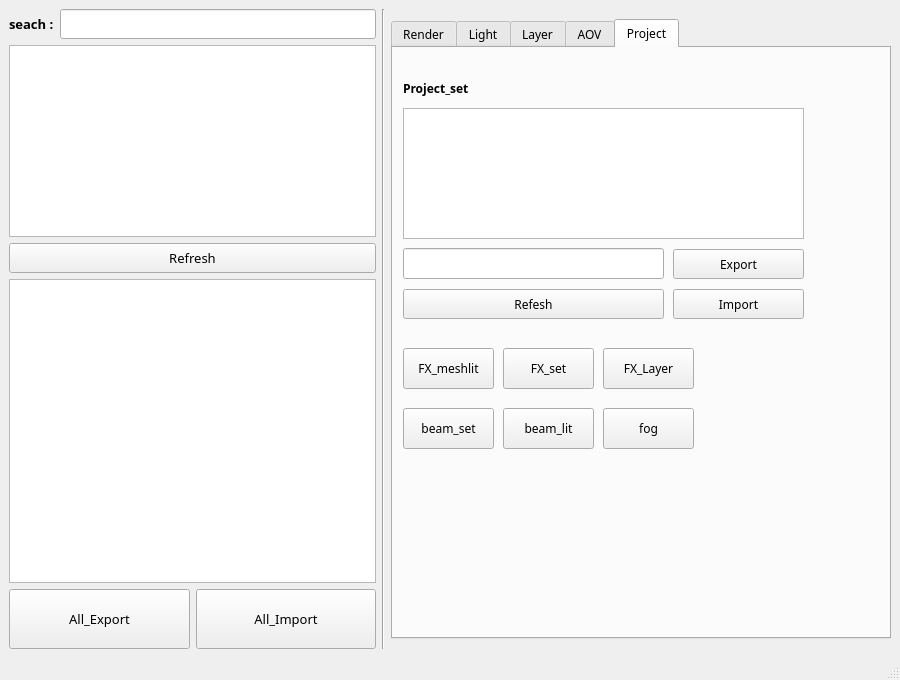
<?xml version="1.0" encoding="UTF-8"?>
<ui version="4.0">
 <class>MainWindow</class>
 <widget class="QMainWindow" name="MainWindow">
  <property name="geometry">
   <rect>
    <x>0</x>
    <y>0</y>
    <width>900</width>
    <height>680</height>
   </rect>
  </property>
  <property name="sizePolicy">
   <sizepolicy hsizetype="Fixed" vsizetype="Fixed">
    <horstretch>0</horstretch>
    <verstretch>0</verstretch>
   </sizepolicy>
  </property>
  <property name="minimumSize">
   <size>
    <width>900</width>
    <height>680</height>
   </size>
  </property>
  <property name="windowTitle">
   <string>Lit_tool_240131</string>
  </property>
  <widget class="QWidget" name="centralwidget">
   <layout class="QHBoxLayout" name="horizontalLayout_3">
    <item>
     <layout class="QVBoxLayout" name="verticalLayout_6">
      <item>
       <layout class="QHBoxLayout" name="horizontalLayout">
        <item>
         <widget class="QLabel" name="Seach_name">
          <property name="font">
           <font>
            <family>나눔고딕</family>
            <pointsize>10</pointsize>
            <weight>75</weight>
            <bold>true</bold>
           </font>
          </property>
          <property name="text">
           <string>seach :</string>
          </property>
         </widget>
        </item>
        <item>
         <widget class="QLineEdit" name="Seach_input">
          <property name="minimumSize">
           <size>
            <width>0</width>
            <height>30</height>
           </size>
          </property>
          <property name="font">
           <font>
            <family>나눔고딕</family>
            <pointsize>10</pointsize>
           </font>
          </property>
         </widget>
        </item>
       </layout>
      </item>
      <item>
       <layout class="QVBoxLayout" name="Shotlayout">
        <item>
         <widget class="QListView" name="Shotlist">
          <property name="sizePolicy">
           <sizepolicy hsizetype="Expanding" vsizetype="Fixed">
            <horstretch>0</horstretch>
            <verstretch>0</verstretch>
           </sizepolicy>
          </property>
          <property name="font">
           <font>
            <family>나눔고딕</family>
            <pointsize>10</pointsize>
           </font>
          </property>
         </widget>
        </item>
       </layout>
      </item>
      <item>
       <layout class="QVBoxLayout" name="verticalLayout_3">
        <item>
         <widget class="QPushButton" name="Refresh_btn">
          <property name="minimumSize">
           <size>
            <width>0</width>
            <height>30</height>
           </size>
          </property>
          <property name="font">
           <font>
            <family>나눔고딕</family>
            <pointsize>10</pointsize>
           </font>
          </property>
          <property name="text">
           <string>Refresh</string>
          </property>
         </widget>
        </item>
       </layout>
      </item>
      <item>
       <layout class="QVBoxLayout" name="datalayout">
        <item>
         <widget class="QTableView" name="datalist">
          <property name="font">
           <font>
            <family>나눔고딕</family>
            <pointsize>10</pointsize>
           </font>
          </property>
         </widget>
        </item>
       </layout>
      </item>
      <item>
       <layout class="QHBoxLayout" name="horizontalLayout_2">
        <item>
         <layout class="QVBoxLayout" name="verticalLayout">
          <item>
           <widget class="QPushButton" name="export_All">
            <property name="enabled">
             <bool>true</bool>
            </property>
            <property name="sizePolicy">
             <sizepolicy hsizetype="Minimum" vsizetype="Fixed">
              <horstretch>0</horstretch>
              <verstretch>0</verstretch>
             </sizepolicy>
            </property>
            <property name="minimumSize">
             <size>
              <width>0</width>
              <height>60</height>
             </size>
            </property>
            <property name="font">
             <font>
              <family>나눔고딕</family>
              <pointsize>10</pointsize>
             </font>
            </property>
            <property name="text">
             <string>All_Export</string>
            </property>
           </widget>
          </item>
         </layout>
        </item>
        <item>
         <layout class="QVBoxLayout" name="verticalLayout_2">
          <item>
           <widget class="QPushButton" name="import_All">
            <property name="minimumSize">
             <size>
              <width>0</width>
              <height>60</height>
             </size>
            </property>
            <property name="font">
             <font>
              <family>나눔고딕</family>
              <pointsize>10</pointsize>
             </font>
            </property>
            <property name="text">
             <string>All_Import</string>
            </property>
           </widget>
          </item>
         </layout>
        </item>
       </layout>
      </item>
     </layout>
    </item>
    <item>
     <widget class="Line" name="line">
      <property name="orientation">
       <enum>Qt::Vertical</enum>
      </property>
     </widget>
    </item>
    <item>
     <widget class="QTabWidget" name="Tool_Tab">
      <property name="sizePolicy">
       <sizepolicy hsizetype="Fixed" vsizetype="Fixed">
        <horstretch>0</horstretch>
        <verstretch>0</verstretch>
       </sizepolicy>
      </property>
      <property name="minimumSize">
       <size>
        <width>500</width>
        <height>620</height>
       </size>
      </property>
      <property name="font">
       <font>
        <family>나눔고딕</family>
       </font>
      </property>
      <property name="currentIndex">
       <number>4</number>
      </property>
      <widget class="QWidget" name="Render">
       <attribute name="title">
        <string>Render</string>
       </attribute>
       <widget class="QPushButton" name="render_set_JH">
        <property name="geometry">
         <rect>
          <x>10</x>
          <y>60</y>
          <width>91</width>
          <height>41</height>
         </rect>
        </property>
        <property name="text">
         <string>Default</string>
        </property>
       </widget>
       <widget class="QPushButton" name="render_set_SA">
        <property name="geometry">
         <rect>
          <x>110</x>
          <y>60</y>
          <width>91</width>
          <height>41</height>
         </rect>
        </property>
        <property name="text">
         <string>Old</string>
        </property>
       </widget>
       <widget class="QLabel" name="Render_set">
        <property name="geometry">
         <rect>
          <x>10</x>
          <y>30</y>
          <width>111</width>
          <height>21</height>
         </rect>
        </property>
        <property name="font">
         <font>
          <family>나눔고딕</family>
          <weight>75</weight>
          <bold>true</bold>
         </font>
        </property>
        <property name="text">
         <string>Render_set</string>
        </property>
       </widget>
       <widget class="QPushButton" name="sampling_Mid">
        <property name="geometry">
         <rect>
          <x>110</x>
          <y>220</y>
          <width>91</width>
          <height>41</height>
         </rect>
        </property>
        <property name="text">
         <string>MIDDLE</string>
        </property>
       </widget>
       <widget class="QPushButton" name="sampling_low">
        <property name="geometry">
         <rect>
          <x>10</x>
          <y>220</y>
          <width>91</width>
          <height>41</height>
         </rect>
        </property>
        <property name="mouseTracking">
         <bool>false</bool>
        </property>
        <property name="text">
         <string>LOW</string>
        </property>
       </widget>
       <widget class="QLabel" name="Sampling">
        <property name="geometry">
         <rect>
          <x>10</x>
          <y>190</y>
          <width>111</width>
          <height>21</height>
         </rect>
        </property>
        <property name="font">
         <font>
          <family>나눔고딕</family>
          <weight>75</weight>
          <bold>true</bold>
         </font>
        </property>
        <property name="text">
         <string>Sampling</string>
        </property>
       </widget>
       <widget class="QPushButton" name="sampling_High">
        <property name="geometry">
         <rect>
          <x>210</x>
          <y>220</y>
          <width>91</width>
          <height>41</height>
         </rect>
        </property>
        <property name="text">
         <string>HIGH</string>
        </property>
       </widget>
       <widget class="QPushButton" name="sampling_Vol">
        <property name="geometry">
         <rect>
          <x>10</x>
          <y>270</y>
          <width>91</width>
          <height>41</height>
         </rect>
        </property>
        <property name="text">
         <string>VOLUME</string>
        </property>
       </widget>
       <widget class="QPushButton" name="sampling_Fil">
        <property name="geometry">
         <rect>
          <x>110</x>
          <y>270</y>
          <width>91</width>
          <height>41</height>
         </rect>
        </property>
        <property name="text">
         <string>Flickr</string>
        </property>
       </widget>
       <widget class="QPushButton" name="render_set_Deep">
        <property name="geometry">
         <rect>
          <x>210</x>
          <y>60</y>
          <width>91</width>
          <height>41</height>
         </rect>
        </property>
        <property name="text">
         <string>Deep</string>
        </property>
       </widget>
       <widget class="QPushButton" name="render_set_W">
        <property name="geometry">
         <rect>
          <x>10</x>
          <y>110</y>
          <width>91</width>
          <height>41</height>
         </rect>
        </property>
        <property name="text">
         <string>W_default</string>
        </property>
       </widget>
       <zorder>render_set_JH</zorder>
       <zorder>render_set_SA</zorder>
       <zorder>Render_set</zorder>
       <zorder>sampling_Mid</zorder>
       <zorder>Sampling</zorder>
       <zorder>sampling_High</zorder>
       <zorder>sampling_Vol</zorder>
       <zorder>sampling_Fil</zorder>
       <zorder>render_set_Deep</zorder>
       <zorder>render_set_W</zorder>
       <zorder>sampling_low</zorder>
      </widget>
      <widget class="QWidget" name="Light">
       <attribute name="title">
        <string>Light</string>
       </attribute>
       <widget class="QPushButton" name="Lit_btn">
        <property name="geometry">
         <rect>
          <x>270</x>
          <y>120</y>
          <width>81</width>
          <height>31</height>
         </rect>
        </property>
        <property name="text">
         <string>OK</string>
        </property>
       </widget>
       <widget class="QLabel" name="Normal_txt">
        <property name="geometry">
         <rect>
          <x>10</x>
          <y>240</y>
          <width>111</width>
          <height>31</height>
         </rect>
        </property>
        <property name="text">
         <string>NormallIze :</string>
        </property>
       </widget>
       <widget class="QRadioButton" name="Normal_OFF">
        <property name="geometry">
         <rect>
          <x>210</x>
          <y>240</y>
          <width>51</width>
          <height>31</height>
         </rect>
        </property>
        <property name="text">
         <string>OFF</string>
        </property>
       </widget>
       <widget class="QPushButton" name="Rivet">
        <property name="geometry">
         <rect>
          <x>210</x>
          <y>60</y>
          <width>91</width>
          <height>41</height>
         </rect>
        </property>
        <property name="text">
         <string>Rivet</string>
        </property>
       </widget>
       <widget class="QPushButton" name="LG_btn">
        <property name="geometry">
         <rect>
          <x>270</x>
          <y>320</y>
          <width>81</width>
          <height>31</height>
         </rect>
        </property>
        <property name="text">
         <string>OK</string>
        </property>
       </widget>
       <widget class="QComboBox" name="LG_type">
        <property name="geometry">
         <rect>
          <x>130</x>
          <y>320</y>
          <width>131</width>
          <height>31</height>
         </rect>
        </property>
        <property name="font">
         <font>
          <family>굴림</family>
          <pointsize>10</pointsize>
         </font>
        </property>
        <property name="editable">
         <bool>true</bool>
        </property>
        <item>
         <property name="text">
          <string/>
         </property>
        </item>
        <item>
         <property name="text">
          <string>dome</string>
         </property>
        </item>
        <item>
         <property name="text">
          <string>key</string>
         </property>
        </item>
        <item>
         <property name="text">
          <string>keyadd</string>
         </property>
        </item>
        <item>
         <property name="text">
          <string>fill</string>
         </property>
        </item>
        <item>
         <property name="text">
          <string>back</string>
         </property>
        </item>
        <item>
         <property name="text">
          <string>rim</string>
         </property>
        </item>
        <item>
         <property name="text">
          <string>bounce</string>
         </property>
        </item>
       </widget>
       <widget class="QComboBox" name="Lit_type">
        <property name="geometry">
         <rect>
          <x>10</x>
          <y>120</y>
          <width>91</width>
          <height>31</height>
         </rect>
        </property>
        <property name="font">
         <font>
          <family>굴림</family>
          <pointsize>10</pointsize>
         </font>
        </property>
        <property name="editable">
         <bool>true</bool>
        </property>
        <item>
         <property name="text">
          <string>area</string>
         </property>
        </item>
        <item>
         <property name="text">
          <string>point</string>
         </property>
        </item>
        <item>
         <property name="text">
          <string>spot</string>
         </property>
        </item>
        <item>
         <property name="text">
          <string>direftional</string>
         </property>
        </item>
        <item>
         <property name="text">
          <string>dome</string>
         </property>
        </item>
       </widget>
       <widget class="QLabel" name="LG_txt">
        <property name="geometry">
         <rect>
          <x>10</x>
          <y>320</y>
          <width>111</width>
          <height>31</height>
         </rect>
        </property>
        <property name="font">
         <font>
          <family>굴림</family>
          <pointsize>10</pointsize>
         </font>
        </property>
        <property name="text">
         <string>Light Group :</string>
        </property>
       </widget>
       <widget class="QLineEdit" name="Lit_name">
        <property name="geometry">
         <rect>
          <x>110</x>
          <y>120</y>
          <width>151</width>
          <height>31</height>
         </rect>
        </property>
        <property name="font">
         <font>
          <family>굴림</family>
          <pointsize>10</pointsize>
         </font>
        </property>
       </widget>
       <widget class="QPushButton" name="CH_lit">
        <property name="geometry">
         <rect>
          <x>110</x>
          <y>60</y>
          <width>91</width>
          <height>41</height>
         </rect>
        </property>
        <property name="text">
         <string>CH_lit</string>
        </property>
       </widget>
       <widget class="QPushButton" name="Basic_lit">
        <property name="geometry">
         <rect>
          <x>10</x>
          <y>60</y>
          <width>91</width>
          <height>41</height>
         </rect>
        </property>
        <property name="text">
         <string>Basic_lit</string>
        </property>
       </widget>
       <widget class="QRadioButton" name="Normal_ON">
        <property name="geometry">
         <rect>
          <x>140</x>
          <y>240</y>
          <width>51</width>
          <height>31</height>
         </rect>
        </property>
        <property name="text">
         <string>ON</string>
        </property>
       </widget>
       <widget class="QLabel" name="LIGHT_setting">
        <property name="geometry">
         <rect>
          <x>10</x>
          <y>30</y>
          <width>271</width>
          <height>21</height>
         </rect>
        </property>
        <property name="font">
         <font>
          <family>나눔고딕</family>
          <weight>75</weight>
          <bold>true</bold>
         </font>
        </property>
        <property name="text">
         <string>LIGHT_setting</string>
        </property>
       </widget>
       <widget class="QPushButton" name="Normal_btn">
        <property name="geometry">
         <rect>
          <x>270</x>
          <y>240</y>
          <width>81</width>
          <height>31</height>
         </rect>
        </property>
        <property name="text">
         <string>OK</string>
        </property>
       </widget>
       <widget class="QLabel" name="LIGHT_Attribute">
        <property name="geometry">
         <rect>
          <x>10</x>
          <y>210</y>
          <width>251</width>
          <height>21</height>
         </rect>
        </property>
        <property name="font">
         <font>
          <family>나눔고딕</family>
          <weight>75</weight>
          <bold>true</bold>
         </font>
        </property>
        <property name="text">
         <string>LIGHT_Attribute</string>
        </property>
       </widget>
       <widget class="QLineEdit" name="Lit_AT_value">
        <property name="geometry">
         <rect>
          <x>130</x>
          <y>280</y>
          <width>131</width>
          <height>31</height>
         </rect>
        </property>
        <property name="font">
         <font>
          <family>굴림</family>
          <pointsize>10</pointsize>
         </font>
        </property>
       </widget>
       <widget class="QPushButton" name="Lit_AT_btn">
        <property name="geometry">
         <rect>
          <x>270</x>
          <y>280</y>
          <width>81</width>
          <height>31</height>
         </rect>
        </property>
        <property name="text">
         <string>OK</string>
        </property>
       </widget>
       <widget class="QComboBox" name="Lit_AT_type">
        <property name="geometry">
         <rect>
          <x>10</x>
          <y>280</y>
          <width>111</width>
          <height>31</height>
         </rect>
        </property>
        <property name="font">
         <font>
          <family>굴림</family>
          <pointsize>10</pointsize>
         </font>
        </property>
        <property name="editable">
         <bool>true</bool>
        </property>
        <item>
         <property name="text">
          <string>intensity</string>
         </property>
        </item>
        <item>
         <property name="text">
          <string>exposure</string>
         </property>
        </item>
        <item>
         <property name="text">
          <string>aiSpread</string>
         </property>
        </item>
        <item>
         <property name="text">
          <string>aiCamera</string>
         </property>
        </item>
        <item>
         <property name="text">
          <string>aiTransmission</string>
         </property>
        </item>
        <item>
         <property name="text">
          <string>aiDiffuse</string>
         </property>
        </item>
        <item>
         <property name="text">
          <string>aiSpecular</string>
         </property>
        </item>
        <item>
         <property name="text">
          <string>aiSss</string>
         </property>
        </item>
        <item>
         <property name="text">
          <string>aiIndirect</string>
         </property>
        </item>
        <item>
         <property name="text">
          <string>aiVolume</string>
         </property>
        </item>
        <item>
         <property name="text">
          <string>aiSamples</string>
         </property>
        </item>
       </widget>
      </widget>
      <widget class="QWidget" name="Layer">
       <attribute name="title">
        <string>Layer</string>
       </attribute>
       <widget class="QLabel" name="Set_setting">
        <property name="geometry">
         <rect>
          <x>10</x>
          <y>30</y>
          <width>111</width>
          <height>21</height>
         </rect>
        </property>
        <property name="font">
         <font>
          <family>나눔고딕</family>
          <weight>75</weight>
          <bold>true</bold>
         </font>
        </property>
        <property name="text">
         <string>SET_setting</string>
        </property>
       </widget>
       <widget class="QPushButton" name="Basic_set">
        <property name="geometry">
         <rect>
          <x>10</x>
          <y>60</y>
          <width>91</width>
          <height>41</height>
         </rect>
        </property>
        <property name="text">
         <string>Basic_set</string>
        </property>
       </widget>
       <widget class="QLabel" name="Layer_setting">
        <property name="geometry">
         <rect>
          <x>10</x>
          <y>130</y>
          <width>111</width>
          <height>21</height>
         </rect>
        </property>
        <property name="font">
         <font>
          <family>나눔고딕</family>
          <weight>75</weight>
          <bold>true</bold>
         </font>
        </property>
        <property name="text">
         <string>LAYER_setting</string>
        </property>
       </widget>
       <widget class="QPushButton" name="Basic_layer">
        <property name="geometry">
         <rect>
          <x>10</x>
          <y>160</y>
          <width>91</width>
          <height>41</height>
         </rect>
        </property>
        <property name="text">
         <string>Basic_Layer</string>
        </property>
       </widget>
       <widget class="QPushButton" name="Utill_layer">
        <property name="geometry">
         <rect>
          <x>110</x>
          <y>160</y>
          <width>91</width>
          <height>41</height>
         </rect>
        </property>
        <property name="text">
         <string>Utill_Layer</string>
        </property>
       </widget>
       <widget class="QPushButton" name="CH_layer">
        <property name="geometry">
         <rect>
          <x>10</x>
          <y>210</y>
          <width>91</width>
          <height>41</height>
         </rect>
        </property>
        <property name="text">
         <string>CH_Layer</string>
        </property>
       </widget>
       <widget class="QPushButton" name="BG_layer">
        <property name="geometry">
         <rect>
          <x>110</x>
          <y>210</y>
          <width>91</width>
          <height>41</height>
         </rect>
        </property>
        <property name="text">
         <string>BG_Layer</string>
        </property>
       </widget>
       <widget class="QPushButton" name="SH_layer">
        <property name="geometry">
         <rect>
          <x>210</x>
          <y>210</y>
          <width>91</width>
          <height>41</height>
         </rect>
        </property>
        <property name="text">
         <string>SH_Layer</string>
        </property>
       </widget>
      </widget>
      <widget class="QWidget" name="AOV">
       <attribute name="title">
        <string>AOV</string>
       </attribute>
       <widget class="QPushButton" name="ToonUtill">
        <property name="geometry">
         <rect>
          <x>110</x>
          <y>310</y>
          <width>91</width>
          <height>41</height>
         </rect>
        </property>
        <property name="text">
         <string>ToonUtill</string>
        </property>
       </widget>
       <widget class="QPushButton" name="SamplerInfo">
        <property name="geometry">
         <rect>
          <x>10</x>
          <y>310</y>
          <width>91</width>
          <height>41</height>
         </rect>
        </property>
        <property name="text">
         <string>SamplerInfo</string>
        </property>
       </widget>
       <widget class="QPushButton" name="Basic_aov">
        <property name="geometry">
         <rect>
          <x>10</x>
          <y>220</y>
          <width>91</width>
          <height>41</height>
         </rect>
        </property>
        <property name="text">
         <string>Basic_aov</string>
        </property>
       </widget>
       <widget class="QPushButton" name="Toon_aov">
        <property name="geometry">
         <rect>
          <x>210</x>
          <y>310</y>
          <width>91</width>
          <height>41</height>
         </rect>
        </property>
        <property name="text">
         <string>Toon_aov</string>
        </property>
       </widget>
       <widget class="QLabel" name="Toon_make">
        <property name="geometry">
         <rect>
          <x>10</x>
          <y>280</y>
          <width>111</width>
          <height>21</height>
         </rect>
        </property>
        <property name="font">
         <font>
          <family>나눔고딕</family>
          <weight>75</weight>
          <bold>true</bold>
         </font>
        </property>
        <property name="text">
         <string>Toon_make</string>
        </property>
       </widget>
       <widget class="QLabel" name="AOV_make">
        <property name="geometry">
         <rect>
          <x>10</x>
          <y>190</y>
          <width>111</width>
          <height>21</height>
         </rect>
        </property>
        <property name="font">
         <font>
          <family>나눔고딕</family>
          <weight>75</weight>
          <bold>true</bold>
         </font>
        </property>
        <property name="text">
         <string>AOV_make</string>
        </property>
       </widget>
       <widget class="QPushButton" name="occ_aov">
        <property name="geometry">
         <rect>
          <x>110</x>
          <y>220</y>
          <width>91</width>
          <height>41</height>
         </rect>
        </property>
        <property name="text">
         <string>occ_aov</string>
        </property>
       </widget>
       <widget class="QPushButton" name="crypto_aov">
        <property name="geometry">
         <rect>
          <x>210</x>
          <y>220</y>
          <width>91</width>
          <height>41</height>
         </rect>
        </property>
        <property name="text">
         <string>crypto_aov</string>
        </property>
       </widget>
       <widget class="QPushButton" name="lit_aov">
        <property name="geometry">
         <rect>
          <x>310</x>
          <y>220</y>
          <width>91</width>
          <height>41</height>
         </rect>
        </property>
        <property name="text">
         <string>lit_aov</string>
        </property>
       </widget>
       <widget class="QPushButton" name="AOV_btn">
        <property name="geometry">
         <rect>
          <x>270</x>
          <y>130</y>
          <width>81</width>
          <height>31</height>
         </rect>
        </property>
        <property name="text">
         <string>OK</string>
        </property>
       </widget>
       <widget class="QLabel" name="AOV_enable">
        <property name="geometry">
         <rect>
          <x>10</x>
          <y>130</y>
          <width>71</width>
          <height>31</height>
         </rect>
        </property>
        <property name="text">
         <string>AOV Enable:</string>
        </property>
       </widget>
       <widget class="QRadioButton" name="AOV_OFF">
        <property name="geometry">
         <rect>
          <x>180</x>
          <y>130</y>
          <width>90</width>
          <height>31</height>
         </rect>
        </property>
        <property name="text">
         <string>OFF</string>
        </property>
       </widget>
       <widget class="QLabel" name="AOV_ONOFF">
        <property name="geometry">
         <rect>
          <x>10</x>
          <y>100</y>
          <width>111</width>
          <height>21</height>
         </rect>
        </property>
        <property name="font">
         <font>
          <family>나눔고딕</family>
          <weight>75</weight>
          <bold>true</bold>
         </font>
        </property>
        <property name="text">
         <string>AOV_ON/OFF</string>
        </property>
       </widget>
       <widget class="QRadioButton" name="AOV_ON">
        <property name="geometry">
         <rect>
          <x>90</x>
          <y>130</y>
          <width>90</width>
          <height>31</height>
         </rect>
        </property>
        <property name="text">
         <string>ON</string>
        </property>
       </widget>
       <widget class="QPushButton" name="OFF_Aovset">
        <property name="geometry">
         <rect>
          <x>10</x>
          <y>30</y>
          <width>161</width>
          <height>41</height>
         </rect>
        </property>
        <property name="text">
         <string>AllOFF_Aovset</string>
        </property>
       </widget>
      </widget>
      <widget class="QWidget" name="tab">
       <attribute name="title">
        <string>Project</string>
       </attribute>
       <widget class="QLabel" name="Project_aov_set">
        <property name="geometry">
         <rect>
          <x>10</x>
          <y>30</y>
          <width>111</width>
          <height>21</height>
         </rect>
        </property>
        <property name="font">
         <font>
          <family>나눔고딕</family>
          <weight>75</weight>
          <bold>true</bold>
         </font>
        </property>
        <property name="text">
         <string>Project_set</string>
        </property>
       </widget>
       <widget class="QPushButton" name="FX_lit">
        <property name="geometry">
         <rect>
          <x>10</x>
          <y>300</y>
          <width>91</width>
          <height>41</height>
         </rect>
        </property>
        <property name="text">
         <string>FX_meshlit</string>
        </property>
       </widget>
       <widget class="QPushButton" name="FX_set">
        <property name="geometry">
         <rect>
          <x>110</x>
          <y>300</y>
          <width>91</width>
          <height>41</height>
         </rect>
        </property>
        <property name="text">
         <string>FX_set</string>
        </property>
       </widget>
       <widget class="QPushButton" name="FX_layer">
        <property name="geometry">
         <rect>
          <x>210</x>
          <y>300</y>
          <width>91</width>
          <height>41</height>
         </rect>
        </property>
        <property name="text">
         <string>FX_Layer</string>
        </property>
       </widget>
       <widget class="QWidget" name="verticalLayoutWidget_6">
        <property name="geometry">
         <rect>
          <x>10</x>
          <y>60</y>
          <width>401</width>
          <height>131</height>
         </rect>
        </property>
        <layout class="QVBoxLayout" name="verticalLayout_4">
         <item>
          <widget class="QListView" name="Project_list">
           <property name="font">
            <font>
             <family>나눔고딕</family>
             <pointsize>10</pointsize>
            </font>
           </property>
          </widget>
         </item>
        </layout>
       </widget>
       <widget class="QLineEdit" name="Project_input">
        <property name="geometry">
         <rect>
          <x>10</x>
          <y>200</y>
          <width>261</width>
          <height>31</height>
         </rect>
        </property>
       </widget>
       <widget class="QWidget" name="verticalLayoutWidget_7">
        <property name="geometry">
         <rect>
          <x>280</x>
          <y>200</y>
          <width>131</width>
          <height>32</height>
         </rect>
        </property>
        <layout class="QVBoxLayout" name="verticalLayout_5">
         <item>
          <widget class="QPushButton" name="Project_export_btn">
           <property name="minimumSize">
            <size>
             <width>0</width>
             <height>30</height>
            </size>
           </property>
           <property name="text">
            <string>Export</string>
           </property>
          </widget>
         </item>
        </layout>
       </widget>
       <widget class="QWidget" name="verticalLayoutWidget_9">
        <property name="geometry">
         <rect>
          <x>10</x>
          <y>240</y>
          <width>261</width>
          <height>32</height>
         </rect>
        </property>
        <layout class="QVBoxLayout" name="verticalLayout_8">
         <item>
          <widget class="QPushButton" name="Project_refresh">
           <property name="minimumSize">
            <size>
             <width>0</width>
             <height>30</height>
            </size>
           </property>
           <property name="text">
            <string>Refesh</string>
           </property>
          </widget>
         </item>
        </layout>
       </widget>
       <widget class="QWidget" name="verticalLayoutWidget_8">
        <property name="geometry">
         <rect>
          <x>280</x>
          <y>240</y>
          <width>131</width>
          <height>32</height>
         </rect>
        </property>
        <layout class="QVBoxLayout" name="verticalLayout_7">
         <item>
          <widget class="QPushButton" name="Project_import_btn">
           <property name="minimumSize">
            <size>
             <width>0</width>
             <height>30</height>
            </size>
           </property>
           <property name="text">
            <string>Import</string>
           </property>
          </widget>
         </item>
        </layout>
       </widget>
       <widget class="QPushButton" name="beam_set">
        <property name="geometry">
         <rect>
          <x>10</x>
          <y>360</y>
          <width>91</width>
          <height>41</height>
         </rect>
        </property>
        <property name="text">
         <string>beam_set</string>
        </property>
       </widget>
       <widget class="QPushButton" name="beam_lit">
        <property name="geometry">
         <rect>
          <x>110</x>
          <y>360</y>
          <width>91</width>
          <height>41</height>
         </rect>
        </property>
        <property name="text">
         <string>beam_lit</string>
        </property>
       </widget>
       <widget class="QPushButton" name="fog_btn">
        <property name="geometry">
         <rect>
          <x>210</x>
          <y>360</y>
          <width>91</width>
          <height>41</height>
         </rect>
        </property>
        <property name="text">
         <string>fog</string>
        </property>
       </widget>
      </widget>
     </widget>
    </item>
   </layout>
  </widget>
  <widget class="QMenuBar" name="menubar">
   <property name="geometry">
    <rect>
     <x>0</x>
     <y>0</y>
     <width>900</width>
     <height>22</height>
    </rect>
   </property>
  </widget>
  <widget class="QStatusBar" name="statusbar"/>
 </widget>
 <resources/>
 <connections/>
</ui>
